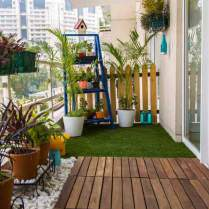
#> input picture tmp/home-images/home/(c)Plants (WDP) 2024 FYNEE.pdf-image-152.jpg, 209 x 209 px; its folder holds only this picture in this run
$ python make-home-contact.py
#> lines starting #> are read from the running program, lines starting #| are printed output that depends on the picture
from PIL import Image,ImageDraw
from pathlib import Path
files=sorted([p for p in Path('tmp/home-images').rglob('*') if p.is_file()])
w,h=340,300
sheet=Image.new('RGB',(w*3,h*((len(files)+2)//3)),'white'); d=ImageDraw.Draw(sheet)
#> after `sheet = Image.new('RGB', (w * 3, h * ((len(files) + 2) // 3)), 'white'`: sheet: PIL image 1020x300 RGB; every value is 255
for i,p in enumerate(files):
 im=Image.open(p).convert('RGBA'); im.thumbnail((w-15,h-40))
 bg=Image.new('RGBA',im.size,'#cccccc'); bg.alpha_composite(im)
 x=(i%3)*w+(w-im.width)//2; y=(i//3)*h+28
#> after `x = i % 3 * w + (w - im.width) // 2`: x = 65
 sheet.paste(bg.convert('RGB'),(x,y)); d.text(((i%3)*w+5,(i//3)*h+5),p.name,fill='black')
#> after `sheet.paste(bg.convert('RGB'), (x, y))`:
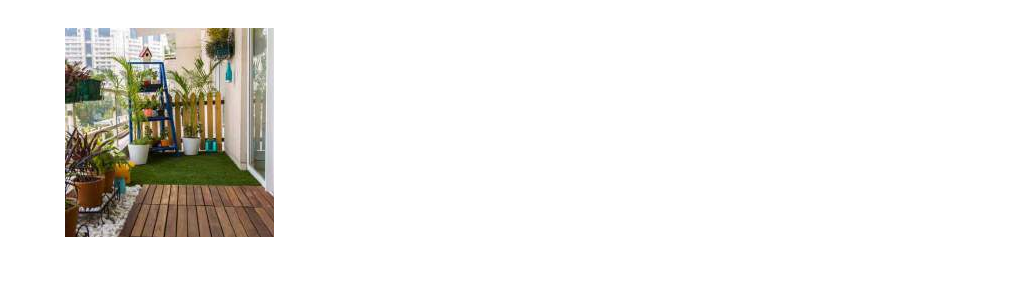
#> sheet: PIL image 1020x300 RGB; mean R, G, B 238.1, 236.8, 233.6
sheet.save('tmp/home-contact.jpg',quality=90)
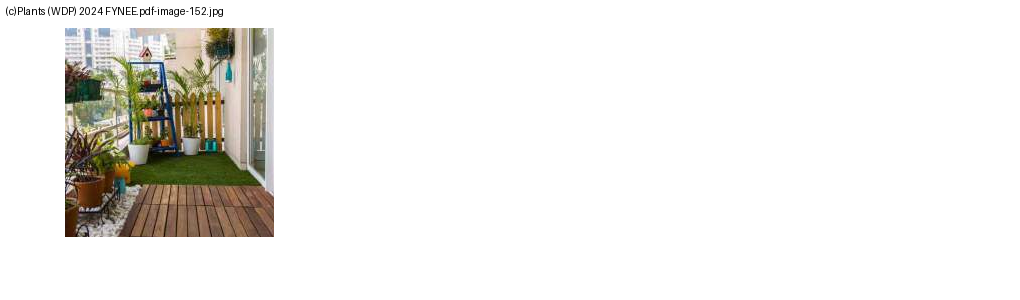
#> saved as home-contact.jpg: PIL image 1020x300 RGB; mean R, G, B 237.7, 236.4, 233.2

$ run again, on tmp/home-images/home/(c)Plants (WDP) 2024 FYNEE.pdf-image-153.jpg
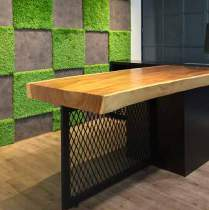
#> input picture tmp/home-images/home/(c)Plants (WDP) 2024 FYNEE.pdf-image-153.jpg, 209 x 210 px
#> `sheet.paste(bg.convert('RGB'), (x, y))`:
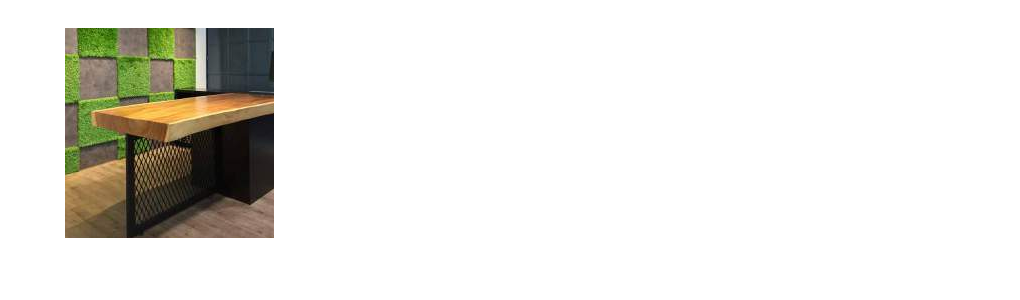
#> sheet: PIL image 1020x300 RGB; mean R, G, B 233, 232, 227.3
#> `sheet.save('tmp/home-contact.jpg',quality=90)`:
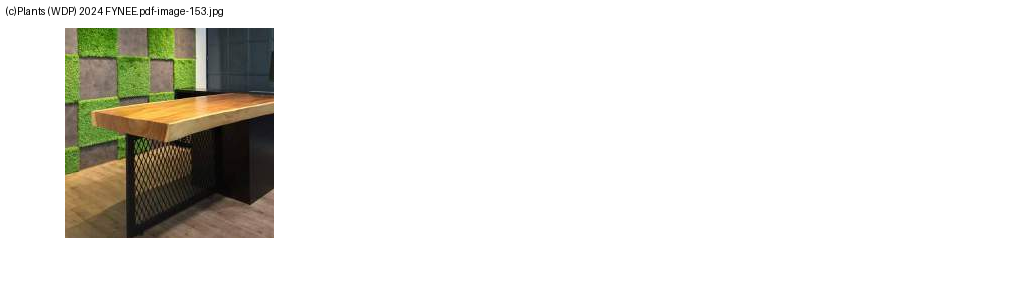
#> saved as home-contact.jpg: PIL image 1020x300 RGB; mean R, G, B 232.6, 231.5, 226.9

$ run again, on tmp/home-images/home/(c)Plants (WDP) 2024 FYNEE.pdf-image-154.png
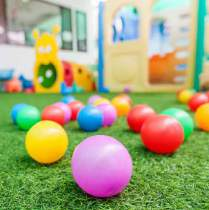
#> input picture tmp/home-images/home/(c)Plants (WDP) 2024 FYNEE.pdf-image-154.png, 209 x 210 px
#> im is the input picture: PIL image 209x210 RGBA; mean R, G, B, A 161.6, 165.7, 121.7, 255
#> `sheet.paste(bg.convert('RGB'), (x, y))`:
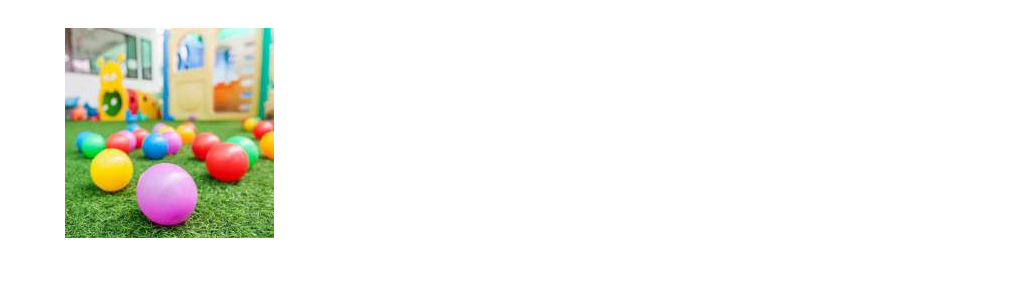
#> sheet: PIL image 1020x300 RGB; mean R, G, B 241.6, 242.2, 235.9
#> `sheet.save('tmp/home-contact.jpg',quality=90)`:
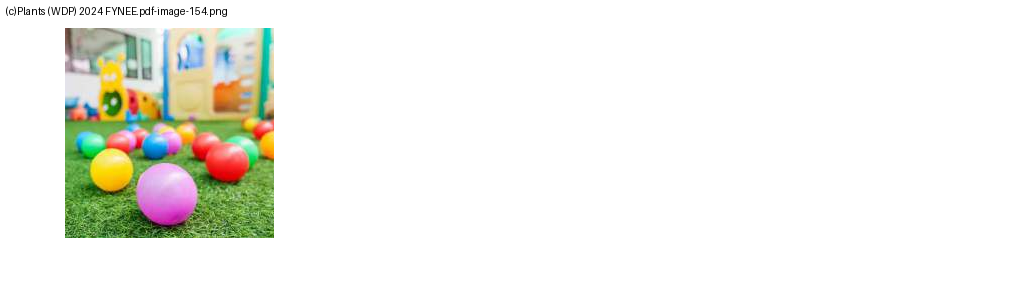
#> saved as home-contact.jpg: PIL image 1020x300 RGB; mean R, G, B 241.2, 241.8, 235.4
